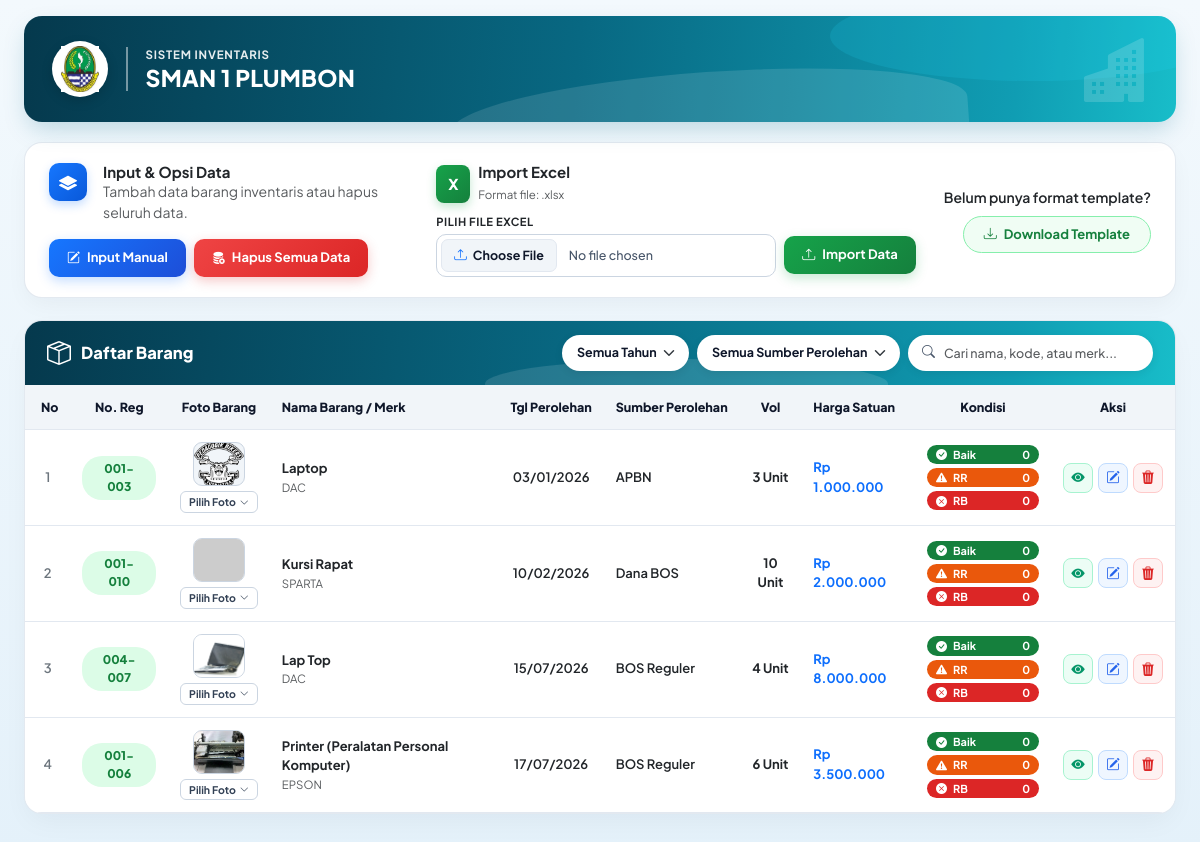
/import_barang.php (signed in), run on the app's committed database.
### tables this page shows
CREATE TABLE `kop_surat` (
  `id` int(11) NOT NULL,
  `nama_provinsi` varchar(150) DEFAULT NULL,
  `nama_dinas` varchar(150) DEFAULT NULL,
  `nama_instansi` varchar(150) DEFAULT NULL,
  `alamat` text DEFAULT NULL,
  `email` varchar(150) DEFAULT NULL,
  `logo` varchar(255) DEFAULT NULL,
  `logo_sekolah` varchar(255) DEFAULT NULL,
  `nama_kepala_sekolah` varchar(150) DEFAULT NULL,
  `nip_kepala_sekolah` varchar(50) DEFAULT NULL,
  `pangkat_kepala_sekolah` varchar(100) DEFAULT NULL,
  `nama_wakasek_sarpras` varchar(150) DEFAULT NULL,
  `nip_wakasek_sarpras` varchar(50) DEFAULT NULL,
  `pangkat_wakasek_sarpras` varchar(100) DEFAULT NULL,
  `nama_pengurus_barang` varchar(150) DEFAULT NULL,
  `nip_pengurus_barang` varchar(50) DEFAULT NULL,
  `pangkat_pengurus_barang` varchar(100) DEFAULT NULL,
  `created_at` timestamp NOT NULL DEFAULT current_timestamp(),
  `kota` varchar(100) DEFAULT NULL,
  `kode_pos` varchar(10) DEFAULT NULL,
  `nama_sekolah` varchar(150) DEFAULT NULL,
  `kota_kab` varchar(100) DEFAULT NULL,
  `kode_sub_pengguna` varchar(50) DEFAULT NULL,
  `kode_wilayah` varchar(50) DEFAULT NULL,
  `id_sekolah` int(11) DEFAULT 1
);

CREATE TABLE `data_barang` (
  `id` int(11) NOT NULL,
  `no_urut` int(11) DEFAULT NULL,
  `kode_barang` varchar(50) DEFAULT NULL,
  `reg` varchar(50) DEFAULT NULL,
  `nama_jenis_barang` varchar(255) DEFAULT NULL,
  `merek_type` varchar(255) DEFAULT NULL,
  `no_identitas` text DEFAULT NULL,
  `bahan` varchar(100) DEFAULT NULL,
  `asal_perolehan` varchar(150) DEFAULT NULL,
  `tanggal_perolehan` int(11) DEFAULT NULL,
  `bulan_perolehan` varchar(20) DEFAULT NULL,
  `tahun_perolehan` year(4) DEFAULT NULL,
  `ukuran_konstruksi` varchar(100) DEFAULT NULL,
  `satuan` varchar(50) DEFAULT NULL,
  `keadaan_barang` enum('B','RR','RB') DEFAULT NULL,
  `volume` int(11) DEFAULT NULL,
  `harga_satuan` decimal(15,2) DEFAULT NULL,
  `keterangan` text DEFAULT NULL,
  `created_at` timestamp NOT NULL DEFAULT current_timestamp(),
  `foto` varchar(255) DEFAULT NULL,
  `id_sekolah` int(11) DEFAULT 1
);

### import_barang.php (the view, shortened to what this page needs)
<?php
$conn = new mysqli("localhost","root","","db_inventaris");
$id_sekolah = $_SESSION['id_sekolah'];
$current_page = basename($_SERVER['PHP_SELF']);
function formatRupiah($angka){
    return "Rp " . number_format((float)$angka, 0, ',', '.');
}
if (!isset($_POST['action_ajax']) && !isset($_GET['download_template'])) {
    $q_cek_lama = mysqli_query($conn, "SELECT id, volume, reg FROM data_barang WHERE id_sekolah = '$id_sekolah'");
    while($row_lama = mysqli_fetch_assoc($q_cek_lama)){
        $id_brg_lama = $row_lama['id'];
        $vol_lama    = intval($row_lama['volume']) ?: 1;
        $reg_lama    = $row_lama['reg'];
        $q_hitung = mysqli_query($conn, "SELECT COUNT(*) as total FROM kondisi_barang_detail WHERE id_barang = '$id_brg_lama'");
        $d_hitung = mysqli_fetch_assoc($q_hitung);
        if(($d_hitung['total'] == 0 || $d_hitung['total'] != $vol_lama) && !empty($reg_lama) && $reg_lama != '-'){
            mysqli_query($conn, "DELETE FROM kondisi_barang_detail WHERE id_barang = '$id_brg_lama'");
            if (strpos($reg_lama, '-') !== false) {
                $pecah = explode('-', $reg_lama);
                $awal = (int) $pecah[0];
                $akhir = (int) $pecah[1];
                for ($i = $awal; $i <= $akhir; $i++) {
                    $no_unit_formatted = str_pad($i, 3, '0', STR_PAD_LEFT);
                    mysqli_query($conn, "INSERT INTO kondisi_barang_detail (id_barang, no_reg, kondisi) VALUES ('$id_brg_lama', '$no_unit_formatted', '-')");
                }
            } else {
                $no_unit_formatted = str_pad((int)$reg_lama, 3, '0', STR_PAD_LEFT);
                mysqli_query($conn, "INSERT INTO kondisi_barang_detail (id_barang, no_reg, kondisi) VALUES ('$id_brg_lama', '$no_unit_formatted', '-')");
            }
        }
    }
}
$kop_q = mysqli_query($conn,"SELECT nama_sekolah, logo FROM kop_surat WHERE id_sekolah='$id_sekolah' LIMIT 1");
$kop = mysqli_fetch_assoc($kop_q);
$nama_sekolah = $kop['nama_sekolah'] ?? "INSTANSI PENDIDIKAN";
$logo_prov = !empty($kop['logo']) ? $kop['logo'] : "logo.jpg";
?>
<!DOCTYPE html>
<html lang="id">
<head>
    <link href="https://cdn.jsdelivr.net/npm/bootstrap@5.3.2/dist/css/bootstrap.min.css" rel="stylesheet">
    <link rel="stylesheet" href="https://cdn.jsdelivr.net/npm/bootstrap-icons@1.11.1/font/bootstrap-icons.css">
</head>
<body>
<div class="container-fluid px-lg-4 pt-3">
    <div class="hero-banner-inventaris">
        <div class="d-flex align-items-center">
            <div class="hero-logo-box">
                <img src="upload_kop/<?= htmlspecialchars($logo_prov, ENT_QUOTES, 'UTF-8'); ?>" alt="Logo" onerror="this.src='https://upload.wikimedia.org/wikipedia/commons/b/b3/Logo_Jawa_Barat.png'">
            </div>
            <div class="hero-text-wrap">
                <div class="hero-sub-label">SISTEM INVENTARIS</div>
                <h2 class="hero-school-title"><?= htmlspecialchars($nama_sekolah, ENT_QUOTES, 'UTF-8'); ?></h2>
            </div>
        </div>
        <div class="hero-building-watermark d-none d-md-block">
            <i class="bi bi-buildings-fill"></i>
        </div>
    </div>
    <div class="action-import-card">
        <div class="row align-items-center g-4">
            <div class="col-xl-4 col-lg-5 border-end-lg pe-lg-4">
                <div class="d-flex align-items-start gap-3 mb-3">
                    <div class="section-icon-square">
                        <i class="bi bi-layers-fill"></i>
                    </div>
                    <div>
                        <h6 class="fw-bold mb-0 text-dark" style="font-size: 15px;">Input & Opsi Data</h6>
                        <p class="text-muted small mb-0">Tambah data barang inventaris atau hapus seluruh data.</p>
                    </div>
                </div>
                <div class="d-flex flex-wrap gap-2">
                    <button type="button" class="btn-input-manual" data-bs-toggle="modal" data-bs-target="#modalTambahManual">
                        <i class="bi bi-pencil-square"></i> Input Manual
                    </button>
                    <button type="button" class="btn-hapus-semua-top" id="btnTriggerHapusSemua">
                        <i class="bi bi-database-fill-x"></i> Hapus Semua Data
                    </button>
                </div>
            </div>
            <div class="col-xl-8 col-lg-7 ps-lg-4">
                <div class="d-flex flex-wrap align-items-start justify-content-between gap-3">
                    <div class="flex-grow-1">
                        <div class="d-flex align-items-center gap-2 mb-2">
                            <div class="excel-icon-square">X</div>
                            <div>
                                <h6 class="fw-bold mb-0 text-dark" style="font-size: 15px;">Import Excel</h6>
                                <span class="text-muted" style="font-size: 11.5px;">Format file: .xlsx</span>
                            </div>
                        </div>
                        <form id="formImport" enctype="multipart/form-data" method="post" action="proses_import_langsung.php" class="mt-2">
                            <label class="label-mini fw-bold text-dark mb-1">PILIH FILE EXCEL</label>
                            <div class="d-flex flex-wrap align-items-center gap-2">
                                <div class="excel-picker-box">
                                    <label for="file_excel" class="btn-choose-file-xl mb-0">
                                        <i class="bi bi-upload text-primary"></i> Choose File
                                    </label>
                                    <span id="excelFileLabel" class="excel-chosen-text">No file chosen</span>
                                </div>
                                <button type="submit" name="import" class="btn-import-data-green">
                                    <i class="bi bi-upload"></i> Import Data
                                </button>
                            </div>
                        </form>
                    </div>
                    <div class="text-md-end align-self-center">
                        <span class="d-block text-dark fw-semibold small mb-2">Belum punya format template?</span>
                        <a href="<?= $current_page; ?>?download_template=1" class="btn-download-template-pill">
                            <i class="bi bi-download"></i> Download Template
                        </a>
                    </div>
                </div>
            </div>
        </div>
    </div>
    <div class="table-card-container">
        <div class="table-banner-bar">
            <h5 class="table-banner-heading">
                <i class="bi bi-box-seam fs-4"></i>
                <span>Daftar Barang</span>
            </h5>
            <div class="d-flex flex-wrap align-items-center gap-2" style="position: relative; z-index: 2;">
                <select id="filterTahun" class="form-select filter-pill-select" style="width: auto;">
                    <option value="">Semua Tahun</option>
                </select>
                <select id="filterAsal" class="form-select filter-pill-select" style="width: auto;">
                    <option value="">Semua Sumber Perolehan</option>
                </select>
                <div class="search-pill-wrapper">
                    <i class="bi bi-search"></i>
                    <input type="text" id="liveSearch" class="form-control search-pill-input" placeholder="Cari nama, kode, atau merk...">
                </div>
            </div>
        </div>
        <div class="table-responsive">
            <table class="table align-middle" id="tableBarang">
                <thead>
                    <tr>
                        <th class="ps-3 text-center">No</th>
                        <th class="text-center">No. Reg</th>
                        <th class="text-center">Foto Barang</th>
                        <th>Nama Barang / Merk</th>
                        <th class="text-center">Tgl Perolehan</th>
                        <th>Sumber Perolehan</th>
                        <th class="text-center">Vol</th>
                        <th>Harga Satuan</th>
                        <th class="text-center" style="min-width: 130px;">Kondisi</th>
                        <th class="text-center">Aksi</th>
                    </tr>
                </thead>
                <tbody>
                    <?php
                    $no=1;
                    $sql_get_barang = "SELECT b.*,
                                       IFNULL(kd.total_baik, 0) as total_baik,
                                       IFNULL(kd.total_rr, 0) as total_rr,
                                       IFNULL(kd.total_rb, 0) as total_rb
                                FROM data_barang b
                                LEFT JOIN (
                                    SELECT id_barang,
                                           SUM(CASE WHEN kondisi = 'B' THEN 1 ELSE 0 END) as total_baik,
                                           SUM(CASE WHEN kondisi = 'RR' THEN 1 ELSE 0 END) as total_rr,
                                           SUM(CASE WHEN kondisi = 'RB' THEN 1 ELSE 0 END) as total_rb
                                    FROM kondisi_barang_detail
                                    GROUP BY id_barang
                                ) kd ON b.id = kd.id_barang
                                WHERE b.id_sekolah='$id_sekolah'
                                ORDER BY CAST(b.tahun_perolehan AS UNSIGNED) ASC,
                                         CAST(b.bulan_perolehan AS UNSIGNED) ASC,
                                         CAST(b.tanggal_perolehan AS UNSIGNED) ASC,
                                         b.id ASC";
                    $q = mysqli_query($conn, $sql_get_barang);
                    while($d=mysqli_fetch_assoc($q)){
                        $tgl_full = str_pad($d['tanggal_perolehan'] ?: '0', 2, '0', STR_PAD_LEFT) . '/' . str_pad($d['bulan_perolehan'] ?: '0', 2, '0', STR_PAD_LEFT) . '/' . ($d['tahun_perolehan'] ?: '-');
                        $baik = $d['total_baik'];
                        $rr   = $d['total_rr'];
                        $rb   = $d['total_rb'];
                    ?>
                    <tr id="row-<?= $d['id']; ?>" class="barang-row">
                        <td class="text-center fw-semibold text-secondary"><?= $no++; ?></td>
                        <td class="text-center col-reg">
                            <span class="badge-reg-pill"><?= $d['reg'] ?: '-'; ?></span>
                        </td>
                        <td class="text-center">
                            <div class="foto-cell-wrap">
                                <img id="img-render-<?= $d['id']; ?>" src="upload/<?= $d['foto'] ?: 'no-photo.png'; ?>" class="img-barang" onerror="this.src='https://placehold.co/100x80/f1f5f9/94a3b8?text=Foto'">
                                <label class="btn-pilih-foto-mini mb-0" title="Upload / Ganti Foto">
                                    <span>Pilih Foto</span>
                                    <i class="bi bi-chevron-down" style="font-size: 9px;"></i>
                                </label>
                            </div>
                        </td>
                        <td>
                            <div class="fw-bold text-dark col-nama"><?= $d['nama_jenis_barang']; ?></div>
                            <div class="text-muted small col-merek"><?= $d['merek_type'] ?: '-'; ?></div>
                        </td>
                        <td class="text-center small fw-semibold text-dark">
                            <?= $tgl_full; ?>
                        </td>
                        <td class="small fw-semibold text-dark col-asal"><?= $d['asal_perolehan'] ?: '-'; ?></td>
                        <td class="text-center fw-bold text-dark small"><?= $d['volume'] . ' ' . $d['satuan']; ?></td>
                        <td class="small fw-bold text-primary col-harga"><?= formatRupiah($d['harga_satuan']); ?></td>
                        <td>
                            <div class="kondisi-stack mx-auto">
                                <div class="kondisi-pill-row kp-baik">
                                    <span><i class="bi bi-check-circle-fill me-1"></i> Baik</span>
                                    <span><?= $baik; ?></span>
                                </div>
                                <div class="kondisi-pill-row kp-rr">
                                    <span><i class="bi bi-exclamation-triangle-fill me-1"></i> RR</span>
                                    <span><?= $rr; ?></span>
                                </div>
                                <div class="kondisi-pill-row kp-rb">
                                    <span><i class="bi bi-x-circle-fill me-1"></i> RB</span>
                                    <span><?= $rb; ?></span>
                                </div>
                            </div>
                        </td>
                        <td class="text-center">
                            <div class="aksi-btn-group">
                                <button class="btn-aksi-box btn-aksi-kondisi btn-kondisi-detail" data-id="<?= $d['id']; ?>" title="Edit Detail Kondisi Unit">
                                    <i class="bi bi-eye-fill"></i>
                                </button>
                                <button class="btn-aksi-box btn-aksi-edit btn-edit" data-id="<?= $d['id']; ?>" title="Edit Barang">
                                    <i class="bi bi-pencil-square"></i>
                                </button>
                                <button class="btn-aksi-box btn-aksi-hapus btn-hapus" data-id="<?= $d['id']; ?>" title="Hapus Barang">
                                    <i class="bi bi-trash3-fill"></i>
                                </button>
                            </div>
                        </td>
                    </tr>
                    <?php } ?>
                </tbody>
            </table>
        </div>
    </div>
</div>
</body>
</html>

### data on the page
kop_surat: logo (picture), nama_sekolah "SMAN 1 PLUMBON"
data_barang: reg "001-003", foto (picture), nama_jenis_barang "Laptop", merek_type "DAC", tgl_full "03/01/2026", asal_perolehan "APBN", volume "3", satuan "Unit", harga_satuan "Rp 1.000.000", baik "0", rr "0", rb "0"
data_barang: reg "001-010", nama_jenis_barang "Kursi Rapat", merek_type "SPARTA", tgl_full "10/02/2026", asal_perolehan "Dana BOS", volume "10", satuan "Unit", harga_satuan "Rp 2.000.000", baik "0", rr "0", rb "0"
data_barang: reg "004-007", foto (picture), nama_jenis_barang "Lap Top", merek_type "DAC", tgl_full "15/07/2026", asal_perolehan "BOS Reguler", volume "4", satuan "Unit", harga_satuan "Rp 8.000.000", baik "0", rr "0", rb "0"
data_barang: reg "001-006", foto (picture), nama_jenis_barang "Printer (Peralatan Personal Komputer)", merek_type "EPSON", tgl_full "17/07/2026", asal_perolehan "BOS Reguler", volume "6", satuan "Unit", harga_satuan "Rp 3.500.000", baik "0", rr "0", rb "0"
